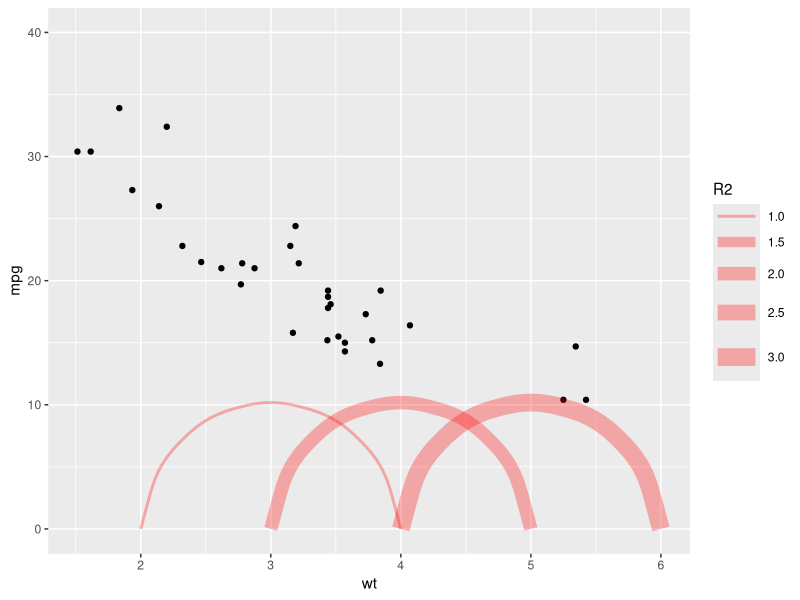

Write the R code that produced this figure.

library(ggplot2)

df <- data.frame(x1 = 2:4, x2 = 4:6, y1 = 0, y2 = 0, R2 = 1:3)

ggplot(mtcars, aes(wt, mpg)) +
  geom_point() + ylim(0,40) +
  geom_curve(aes(x = x1, y = y1, xend = x2, yend = y2, size = R2),
             alpha = 0.3, col = "red",
             curvature = -1, data = df)
  